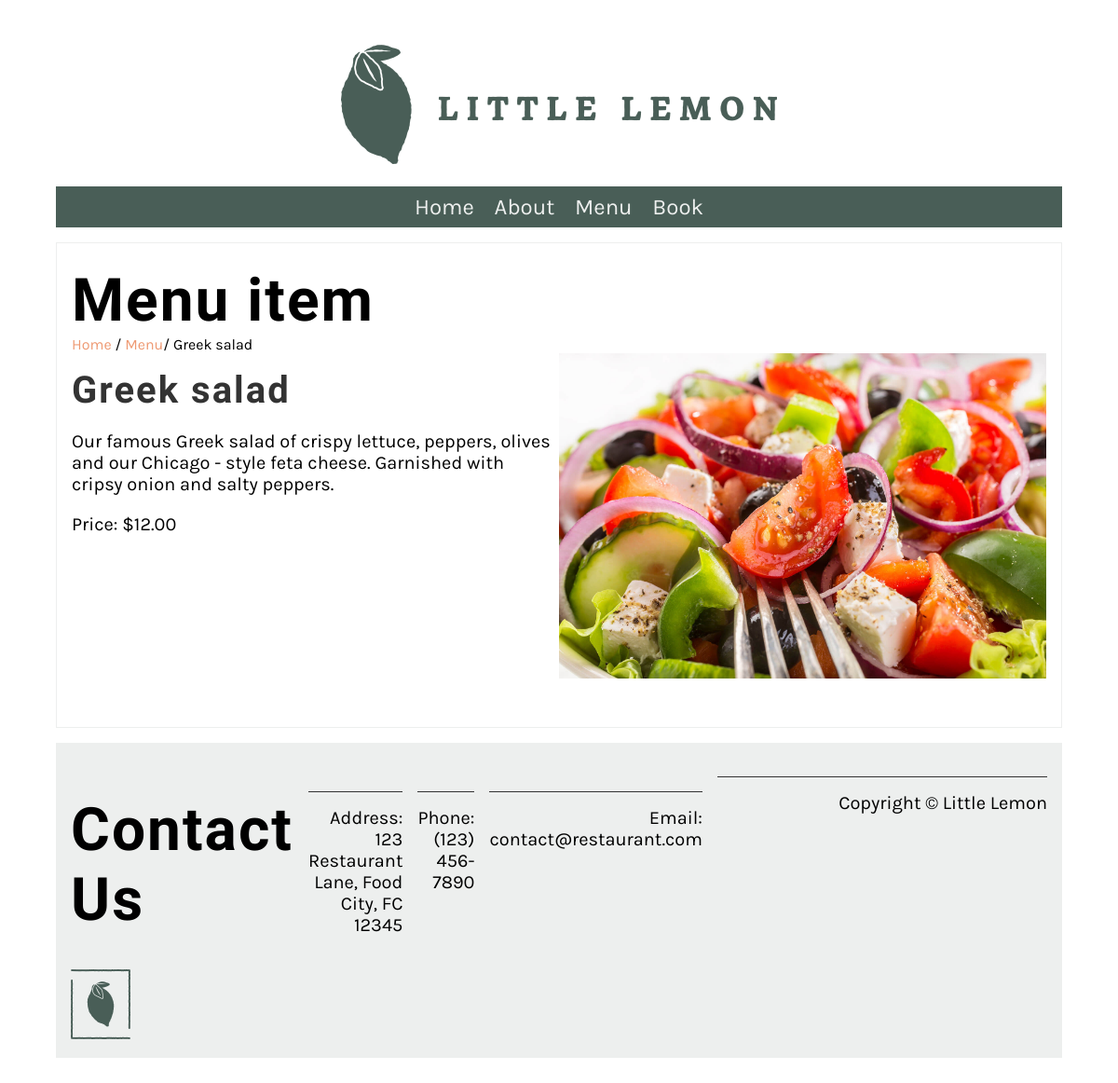
Page /menu_item/2/ on the committed database.
### base/models.py (models this page shows, shortened)
class Menu(models.Model):
   name = models.CharField(max_length=200)
   price = models.IntegerField(null=False)
   menu_item_description = models.TextField(max_length=1000, default='')

### base/views.py (the view)
# urls.py: path('menu_item/<int:pk>/', views.display_menu_item, name="menu_item"),
def display_menu_item(request, pk=None):
    if pk:
        menu_item = Menu.objects.get(pk=pk)
    else:
        menu_item = ""
    return render(request, 'menu_item.html', {"menu_item": menu_item})

### base/templates/menu_item.html
{% extends 'base.html' %}
{% load static %}
{% block content %}
<section>
    <article>
        <h1>Menu item</h1>
        <span>
            <a href="{% url 'home' %}">Home</a> /
            <a href="{% url 'menu' %}">Menu</a>/
            {{menu_item.name}}
        </span>
        <div class="row">
            <div class="column">
                <h2>
                    {{ menu_item.name }}
                </h2>
                <p>
                    {{ menu_item.menu_item_description }}
                </p>
                <p>
                    Price: ${{ menu_item.price }}.00
                </p>
            </div>
            <div class="column">
                <img src="/restaurant/static/img/menu_items/{{menu_item.name}}.jpg" alt="{{ menu_item.name}}" />
            </div>
        </div>
    </article>
</section>
{% endblock %}

### base/static/css/style.css (style rules this page uses)
body { font-family: 'Karla', sans-serif; margin-top: 3rem; margin-bottom: 3rem; margin-left: 5%; margin-right: 5%; }
h1, h2, h3, h4, h5, h6 { font-family: 'Markazi Text', serif; letter-spacing: 2px;; }
h1 { font-size: 4rem; margin-top: 1.5rem; margin-bottom: 0; }
h2 { font-size: 2.5rem; color: #333333; margin:1rem 0; }
p, ul { font-size: 1.25rem;; }
a { color: #EE9972; text-decoration: none; }
section { display: flex; gap: 2rem 1rem; margin-top: 1rem; margin-bottom: 1rem; flex-direction: row; }
article { flex:1; }
article img { max-width: 100%; }
main article { border: 1px solid #EDEFEE; padding-left: 1rem; padding-right: 1rem; }
.row { display: flex; flex-direction: row; width: 100%; padding-bottom: 1rem; }
.column { flex-basis: 50%; margin-bottom: 1rem; padding-bottom: 1rem; }

### rows in the picture
Menu: name "Greek salad", menu_item_description "Our famous Greek salad of crispy lettuce, peppers, olives and our Chicago - style feta cheese. Garnished with cripsy onion and salty peppers.", price "12", name (picture)
